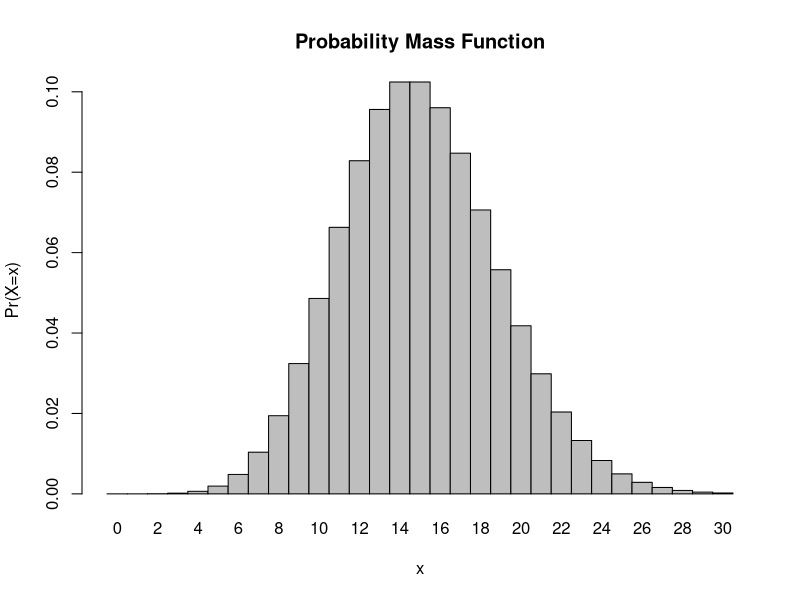
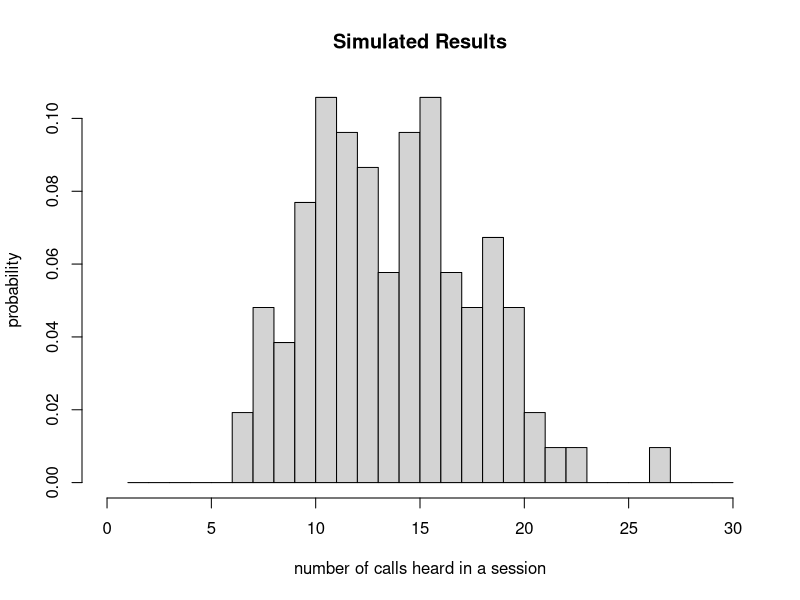

R code for these plots, in order:
## ---- chunk 1
x <- 8
l <- 15
probset1 <- 1- ppois(x, l)
probset1
## ---- chunk 2
x <- 0
l <- 15
probset2 <- dpois(x, l)
probset2
## ---- chunk 3
x <- 3
l <- 15
probset3 <- dpois(x, l)
probset3
## ---- chunk 4
x <- 0:30
l = 15
graphprobset <- dpois(x = x, lambda = l)
barplot(graphprobset, names.arg = x, space = 0, xlab = "x", ylab = "Pr(X=x)", main = "Probability Mass Function")
## ---- chunk 5
n <- 104
l <- 15
results <- rpois(n = n, lambda = l)
results
## ---- chunk 6
hist(results, xlim = c(0,30), probability = TRUE, breaks = c(1:30), main = "Simulated Results", 
    xlab = "number of calls heard in a session", ylab = "probability")
